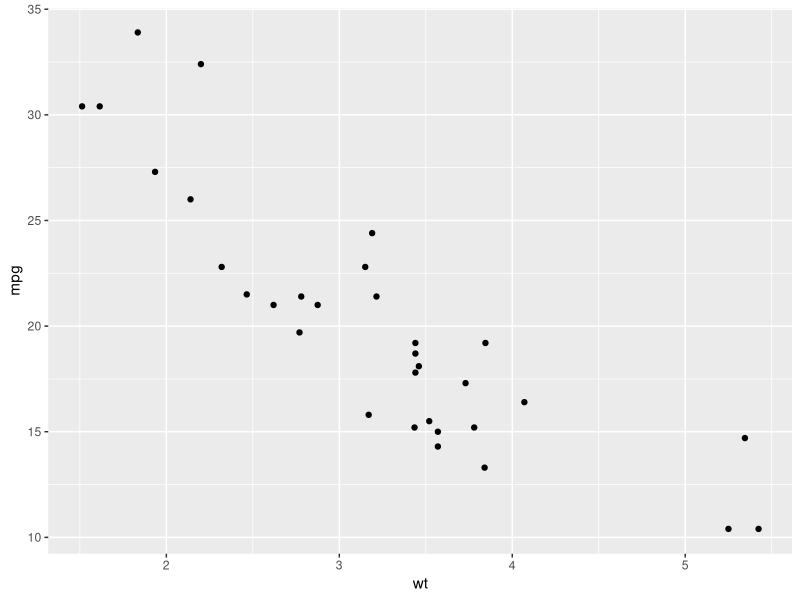
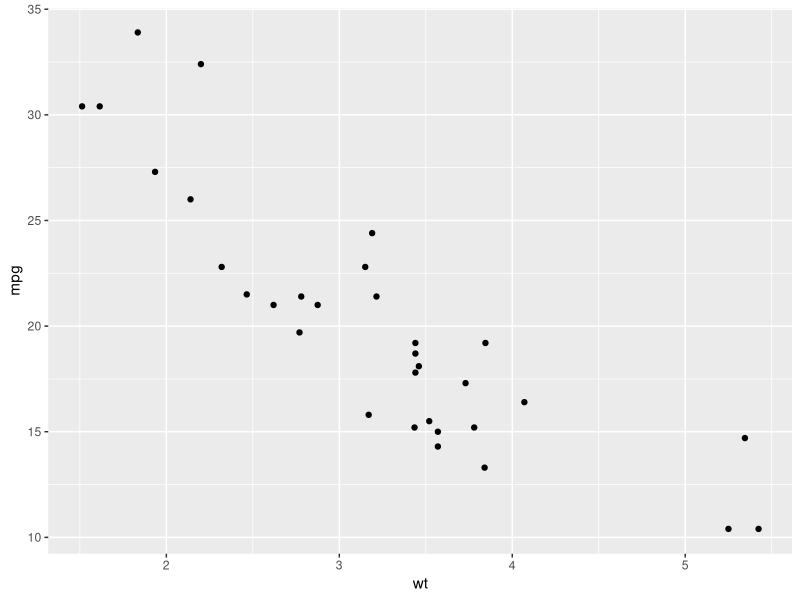
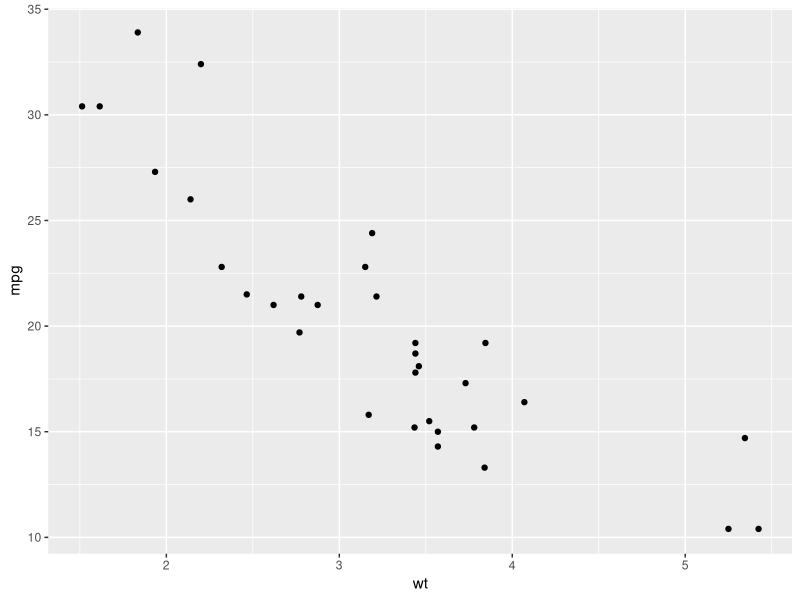
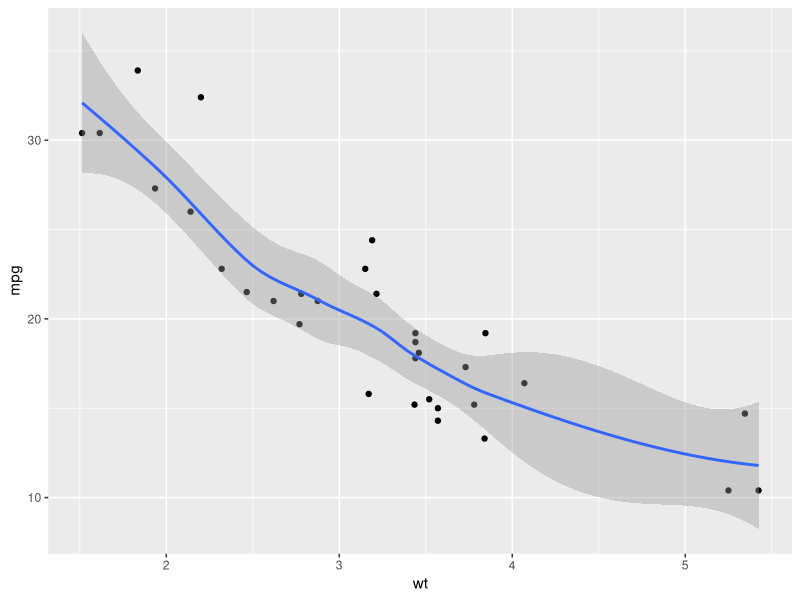
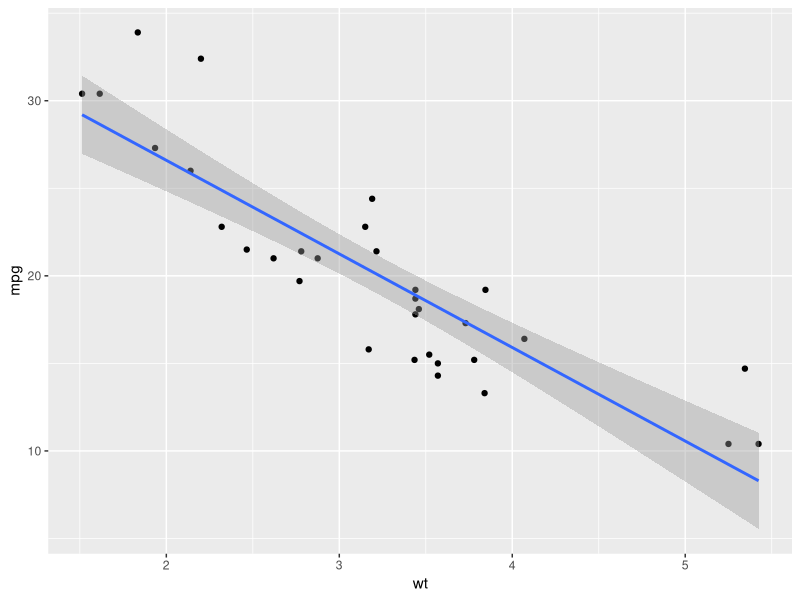
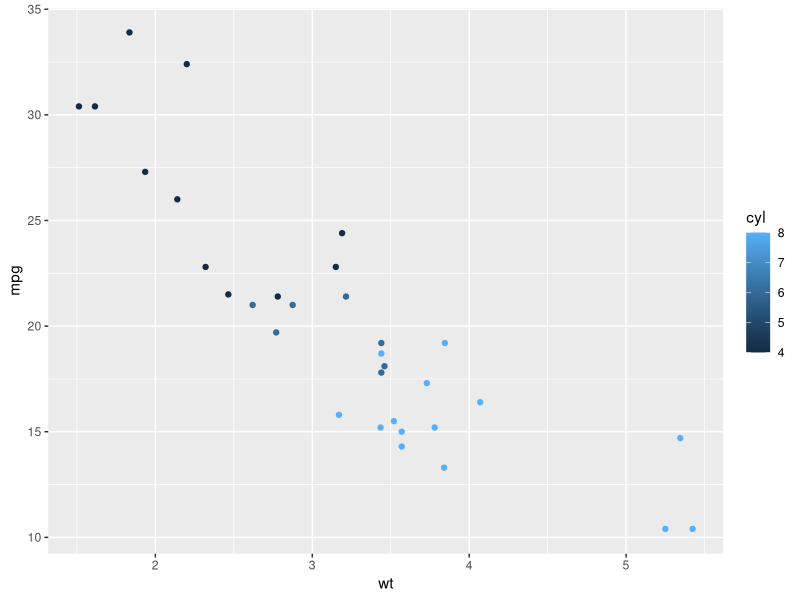
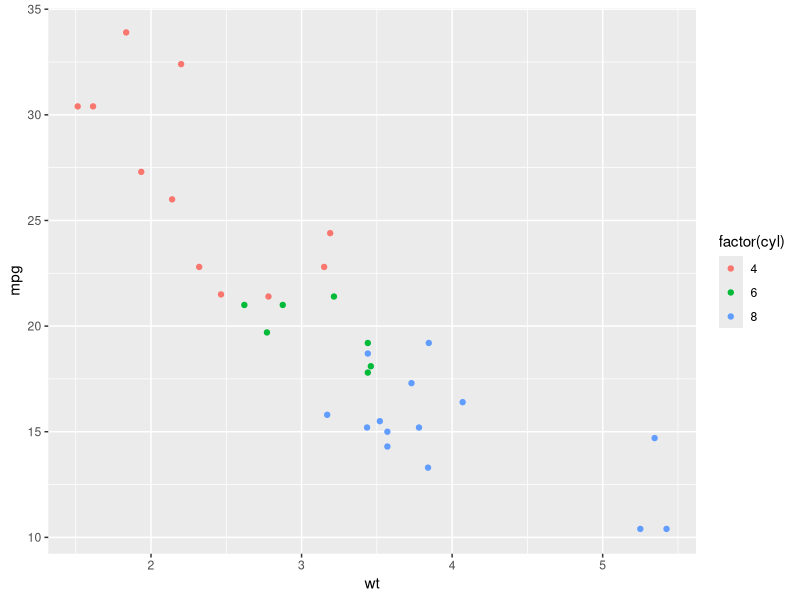
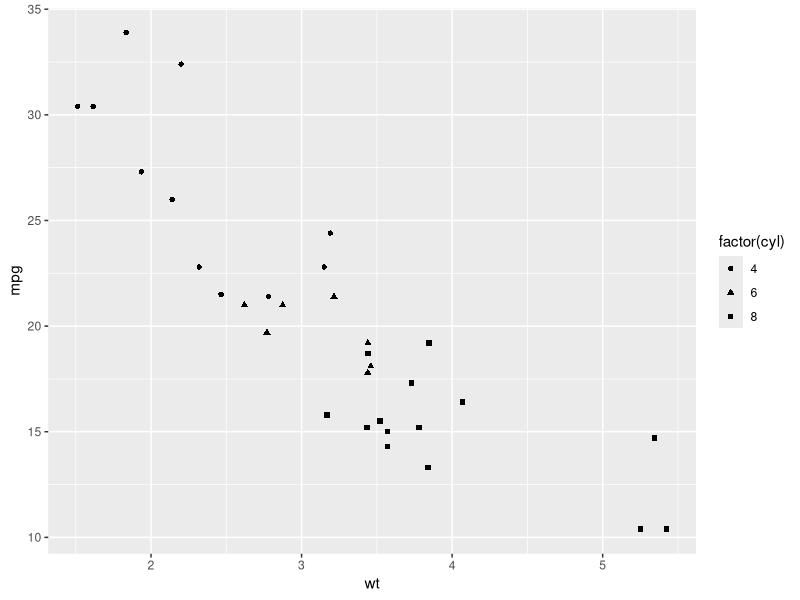

Here is the R script that generated these plots, in order:
## ---- chunk 1
library(here)
library(tidyverse)

knitr::opts_chunk$set(echo = TRUE)
## ---- chunk 2
here()
here("results")
here("results", "filename.ext")
## ---- chunk 3
print(mtcars)
dim(mtcars)
## ---- chunk 4
ggplot(data = mtcars,  # Pick the dataset
       aes(x = wt,     # Map variable wt to the x-position channel
           y = mpg)) + # Map variable mpg to the y-position channel; use + to add a layer
  geom_point()         # Pick the mark with which to represent our channels
## ---- chunk 5
scatter <-
  ggplot(data = mtcars,# Pick the dataset
       aes(x = wt,     # Map variable wt to the x-position channel
           y = mpg)) + # Map variable mpg to the y-position channel; use + to add a layer
  geom_point()         # Pick the mark with which to represent our channels
scatter
print(scatter)
#ggsave(here("results", "scatter.png"))
## ---- chunk 6
scatter +
  geom_smooth()
## ---- chunk 7
scatter +
  geom_smooth(method = "lm")
## ---- chunk 8
ggplot(data = mtcars,  # Pick the dataset
       aes(x = wt,     # Map variable wt to the x-position channel
           y = mpg,    # Map variable mpg to the y-position channel
           color = cyl)) +  # Map # of cylinders to the color channel
  geom_point()
## ---- chunk 9
ggplot(data = mtcars,  # Pick the dataset
       aes(x = wt,     # Map variable wt to the x-position channel
           y = mpg,    # Map variable mpg to the y-position channel
           color = factor(cyl))) +  # Map # of cylinders to the color channel
  geom_point()
## ---- chunk 10
ggplot(data = mtcars,  # Pick the dataset
       aes(x = wt,     # Map variable wt to the x-position channel
           y = mpg,    # Map variable mpg to the y-position channel
           shape = factor(cyl))) +  # Map # of cylinders to the color channel
  geom_point()
## ---- chunk 11
ggplot(data = mtcars,  # Pick the dataset
       aes(x = wt,     # Map variable wt to the x-position channel
           y = mpg,    # Map variable mpg to the y-position channel
           shape = factor(cyl),
           color = factor(cyl))) +  # Map # of cylinders to the color channel
  geom_point()
## ---- chunk 12
ggplot(data = mtcars,  # Pick the dataset
       aes(x = wt,     # Map variable wt to the x-position channel
           y = mpg,    # Map variable mpg to the y-position channel
           color = factor(cyl))) +  # Map # of cylinders to the color channel
  geom_point() +
  geom_smooth(method = "lm")
## ---- chunk 13
ggplot(data = mtcars,  # Pick the dataset
       aes(x = wt,     # Map variable wt to the x-position channel
           y = mpg,    # Map variable mpg to the y-position channel
           color = factor(cyl))) +  # Map # of cylinders to the color channel
  geom_point() +
  geom_smooth(method = "lm", aes(fill = factor(cyl)))
## ---- chunk 14
ggplot(data = mtcars,  # Pick the dataset
       aes(x = wt,     # Map variable wt to the x-position channel
           y = mpg,    # Map variable mpg to the y-position channel
           color = factor(cyl))) +  # Map # of cylinders to the color channel
  geom_point() +
  geom_smooth(method = "lm", aes(fill = factor(cyl))) +
  facet_grid(cols = vars(cyl))
## ---- chunk 15
ggplot(data = mtcars,  # Pick the dataset
       aes(x = wt,     # Map variable wt to the x-position channel
           y = mpg,    # Map variable mpg to the y-position channel
           color = factor(cyl))) +  # Map # of cylinders to the color channel
  geom_point() +
  geom_smooth(method = "lm", aes(fill = factor(cyl))) +
  facet_grid(rows = vars(cyl))
## ---- chunk 16
three.panel <- last_plot()
three.panel
## ---- chunk 17
three.panel +
  ggtitle("Fuel efficiency and weight across cylinder classes") +   # Add plot title
  xlab("Weight, lbs. (thousands)") +                                # Add x-axis label
  ylab("Fuel Efficiency (mpg)") +                                   # Add y-axis label
  theme(legend.position = "none",                                   # Remove legend
        plot.title = element_text(hjust = 0.5,                      # Center plot title
                                  color = "blue",                   # Change color
                                  size = "20"),                     # Change title font size
        axis.title.x = element_text(color = "red"))                 # Change x-axis label color
## ---- chunk 18
mtcars.tidy <- rownames_to_column(mtcars,
                                  var = "model")
mtcars.tidy
## ---- chunk 19
continuous <- ggplot(mtcars.tidy,
                     aes(x = wt,
                         y = mpg)) +
  geom_point()
## ---- chunk 20
continuous + geom_label(aes(label = model))
## ---- chunk 21
continuous + geom_text(aes(label = model))
## ---- chunk 22
library(ggrepel)
continuous + geom_text_repel(aes(label = model))
## ---- chunk 23
mtcars.tidy$cyl <- as.factor(mtcars.tidy$cyl)
## ---- chunk 24
cat.quant <- ggplot(data = mtcars.tidy,
                    aes(x = cyl,
                        y = mpg,
                        fill = cyl))
## ---- chunk 25
cat.quant + geom_col()
## ---- chunk 26
cat.quant + geom_boxplot()
## ---- chunk 27
cat.quant + geom_violin()
